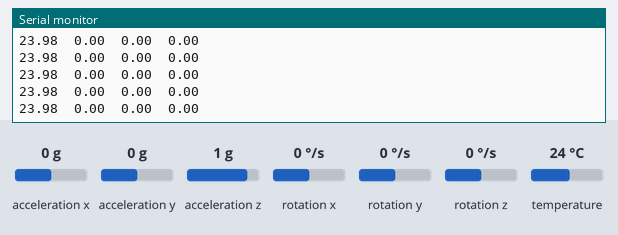
This sketch was run on a simulated Arduino Uno, built with avr-gcc and run on an emulated ATmega328P. On the bench: the last lines printed to the serial monitor. Wiring (inferred from the names in the program): MPU-6050 motion sensor at I2C address 0x68. The test bench sets the inputs (shaded band); at power-on: acceleration x 0 g, rotation x 0 °/s, acceleration y 0 g, acceleration z 1 g, rotation y 0 °/s, rotation z 0 °/s, temperature 24 °C.

Above: at 10.5 s.
10.6 s: acceleration x set to -0.8 g
At 11.6 s:
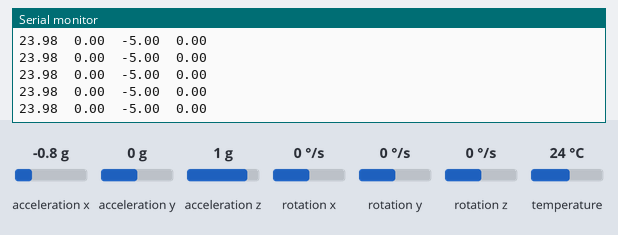
13.6 s: rotation x set to -192 °/s
At 14.7 s:
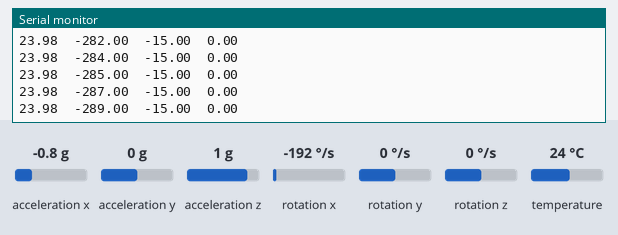
16.6 s: acceleration y set to -1.4 g
At 17.1 s:
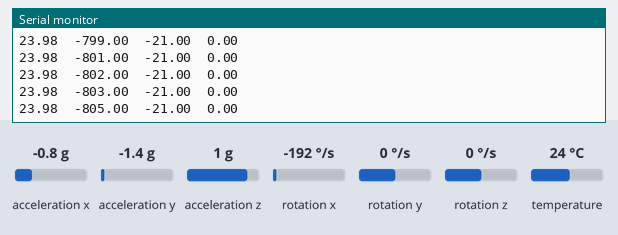
18.1 s: acceleration z set to -1.4 g
At 19.2 s:
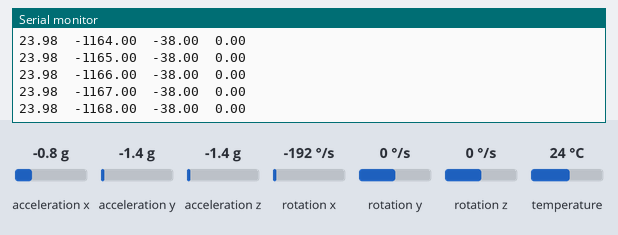
Timing chart, 0 to 20.6 s (numbered marks = the images above; inputs shaded):
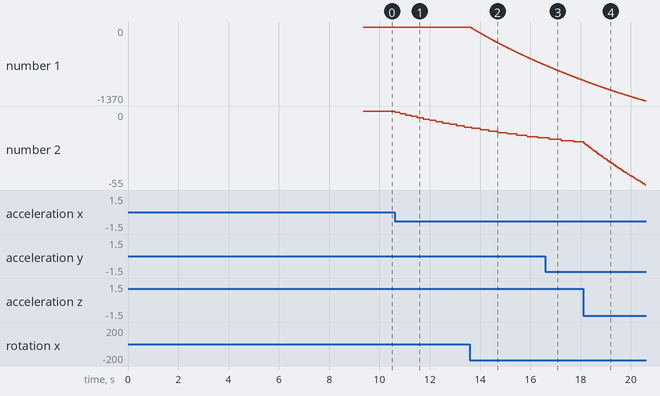

The sketch:

mpu6050_500dps.ino
```cpp
#include<Wire.h>
#include<MsTimer2.h>

//レジスタアドレス
#define MPU6050_ADDR         0x68 // MPU-6050 device address
#define MPU6050_SMPLRT_DIV   0x19 // MPU-6050 register address
#define MPU6050_CONFIG       0x1a
#define MPU6050_GYRO_CONFIG  0x1b
#define MPU6050_ACCEL_CONFIG 0x1c
#define MPU6050_ACCEL_XOUT_H 0x3b
#define MPU6050_ACCEL_XOUT_L 0x3c
#define MPU6050_ACCEL_YOUT_H 0x3d
#define MPU6050_ACCEL_YOUT_L 0x3e
#define MPU6050_ACCEL_ZOUT_H 0x3f
#define MPU6050_ACCEL_ZOUT_L 0x40
#define MPU6050_GYRO_XOUT_H  0x43
#define MPU6050_GYRO_XOUT_L  0x44
#define MPU6050_GYRO_YOUT_H  0x45
#define MPU6050_GYRO_YOUT_L  0x46
#define MPU6050_GYRO_ZOUT_H  0x47
#define MPU6050_GYRO_ZOUT_L  0x48
#define MPU6050_TEMP_H 0x41
#define MPU6050_TEMP_L 0x42
#define MPU6050_PWR_MGMT_1   0x6b
#define MPU6050_WHO_AM_I     0x75

//============グローバル変数宣言=================================================

float dt = 0.01;  //単位s センサからの値読み取りの間隔。（積分、相補フィルターのため）
bool dataUpdate = false;  //間隔dt秒ごとに実行するためのスイッチ
float offsetZ = 0, offsetX = 0, offsetY = 0;
float comple_angle_x[2] = {0}, comple_angle_y[2] = {0}, comple_angle_z[2] = {0};
float gyro_angle_x = 0, gyro_angle_y = 0, gyro_angle_z = 0;

//===============================================================================

void writeMPU6050(byte reg, byte data) {
  Wire.beginTransmission(MPU6050_ADDR); //MPU6050、こんにちは～
  Wire.write(reg);  //住所 : reg に～
  Wire.write(data);  // "data" って書き込んでくれ～
  Wire.endTransmission();  //ありがとう、それじゃあまた明日～
}

byte readMPU6050(byte reg) {
  Wire.beginTransmission(MPU6050_ADDR);  //MPU6050、こんにちは～
  Wire.write(reg);  //読み込みたいから、、住所 : reg 開いといて～
  Wire.endTransmission(false);  //え？ちょっと待てって？了解、退席します～
  Wire.requestFrom(MPU6050_ADDR, 1/*length*/, false); //用意できたかい！
  byte data =  Wire.read();  //よし、じゃあさっきの住所に入ってるデータ頂戴～
  Wire.endTransmission(true);  //ありがとう、それじゃあまた明日～
  return data;
}

//MsTimerを使いこの関数をdt秒ごとに呼び出す！
void update_(){
  dataUpdate = true;
}

void setup() {
  // put your setup code here, to run once:
  Serial.begin(115200);

  pinMode(2, INPUT);

  // 加速度/ジャイロセンサーの初期化。

  Wire.begin();
  TWBR = 12;
  //正常に接続されているかの確認
  if (readMPU6050(MPU6050_WHO_AM_I) != 0x68) {
    Serial.println("\nWHO_AM_I error.");
    while (true) ;
  }

  //設定を書き込む
  writeMPU6050(MPU6050_SMPLRT_DIV, 0x07);   // sample rate: 8kHz/(7+1) = 1kHz
  writeMPU6050(MPU6050_CONFIG, 0x00);       // disable DLPF, gyro output rate = 8kHz
  writeMPU6050(MPU6050_GYRO_CONFIG, 0x08);  // gyro range: ±500dps
  writeMPU6050(MPU6050_ACCEL_CONFIG, 0x00); // accel range: ±2g
  writeMPU6050(MPU6050_PWR_MGMT_1, 0x01);   // disable sleep mode, PLL with X gyro
  delay(2000);

  float aax, aay, aaz, ax, ay, az, counter = 0;

  //静止状態であることを確認
  do{

  aax = (readMPU6050(MPU6050_ACCEL_XOUT_H) << 8) | readMPU6050(MPU6050_ACCEL_XOUT_L);
  aay = (readMPU6050(MPU6050_ACCEL_YOUT_H) << 8) | readMPU6050(MPU6050_ACCEL_YOUT_L);
  aaz = (readMPU6050(MPU6050_ACCEL_ZOUT_H) << 8) | readMPU6050(MPU6050_ACCEL_ZOUT_L);

  ax = aax / 16384.0;
  ay = aay / 16384.0;
  az = aaz / 16384.0;
  counter += 1;

  //百回読み込んでも静止状態と判断できなければ諦める。
  if(counter > 100){
    Serial.println("Can not confirm the stationary state.");
    break;
  }
  }  //三軸の加速度を全て足して約1Gならば静止状態と言える。
  while(abs(1 - (ax + ay + az)) > 0.5);

  if(counter <= 100){
    Serial.println("Confirm stationary state!");
    delay(1000);
    Serial.println("Calculate calibration...");
    Serial.println("Please wait... Don't touch sensor...");

    for(int i = 0; i < 3000; i++){
      float raw_gyro_x = (readMPU6050(MPU6050_GYRO_XOUT_H) << 8) | readMPU6050(MPU6050_GYRO_XOUT_L);
      float raw_gyro_y = (readMPU6050(MPU6050_GYRO_YOUT_H) << 8) | readMPU6050(MPU6050_GYRO_YOUT_L);
      float raw_gyro_z = (readMPU6050(MPU6050_GYRO_ZOUT_H) << 8) | readMPU6050(MPU6050_GYRO_ZOUT_L);
      offsetX += raw_gyro_x / 65.5;
      offsetY += raw_gyro_y / 65.5;
      offsetZ += raw_gyro_z / 65.5;
    }
    offsetX /= 3000;
    offsetY /= 3000;
    offsetZ /= 3000;
    Serial.print("Success!  offset : ");
    Serial.print(offsetX);
    Serial.print("\t");
    Serial.print(offsetY);
    Serial.print("\t");
    Serial.print(offsetZ);
  }
  Serial.println("Launch program...");
  delay(2000);

  MsTimer2::set(dt, update_);
  MsTimer2::start();

}

void loop() {
  if(dataUpdate){
    dataUpdate = false;

//================================温度=========================================
    //温度を読み込み
    float rawTemp = (readMPU6050(MPU6050_TEMP_H) << 8) | readMPU6050(MPU6050_TEMP_L);
    float temp = (rawTemp + 12412.0) / 340.0;
//=============================================================================

//=======================================加速度================================
    //加速度を読み込み
    float raw_acc_x = (readMPU6050(MPU6050_ACCEL_XOUT_H) << 8) | readMPU6050(MPU6050_ACCEL_XOUT_L);
    float raw_acc_y = (readMPU6050(MPU6050_ACCEL_YOUT_H) << 8) | readMPU6050(MPU6050_ACCEL_YOUT_L);
    float raw_acc_z = (readMPU6050(MPU6050_ACCEL_ZOUT_H) << 8) | readMPU6050(MPU6050_ACCEL_ZOUT_L);
    //単位Gへ変換
    float acc_x = raw_acc_x / 16384.0;
    float acc_y = raw_acc_y / 16384.0;
    float acc_z = raw_acc_z / 16384.0;
    //加速度センサーから角度を算出
    float acc_angle_x = atan2(acc_x, acc_z) * 360 / 2.0 / PI;
    float acc_angle_y = atan2(acc_y, acc_z) * 360 / 2.0 / PI;
//=============================================================================


//============================ジャイロセンサー=================================
    //角速度を読み込み
    float raw_gyro_x = (readMPU6050(MPU6050_GYRO_XOUT_H) << 8) | readMPU6050(MPU6050_GYRO_XOUT_L);
    float raw_gyro_y = (readMPU6050(MPU6050_GYRO_YOUT_H) << 8) | readMPU6050(MPU6050_GYRO_YOUT_L);
    float raw_gyro_z = (readMPU6050(MPU6050_GYRO_ZOUT_H) << 8) | readMPU6050(MPU6050_GYRO_ZOUT_L);
    //単位dps (degree per second)へ変換
    float dpsX = raw_gyro_x / 65.5; // LSB sensitivity: 65.5 LSB/dps @ ±500dps
    float dpsY = raw_gyro_y / 65.5;
    float dpsZ = raw_gyro_z / 65.5;
    //ジャイロセンサーから角度を算出(数値積分)
    gyro_angle_x += (dpsX - offsetX) * dt;
    gyro_angle_y += (dpsY - offsetY) * dt;
    gyro_angle_z += (dpsZ - offsetZ) * dt;

//==============================================================================

//=========================相補フィルター=======================================
    //係数
    float k = 0.98;

      comple_angle_x[1] = k * (comple_angle_x[0] + dpsY * dt) + ((1 - k) * acc_angle_x * -1);


//        comple_angle_y[1] = k * (comple_angle_y[0] + dpsX * dt) + (1 - k) * acc_angle_y;
        comple_angle_z[1] = 0.3 * comple_angle_z[0] + 0.7 * (comple_angle_z[0] + dpsZ * dt);

//==============================================================================
comple_angle_y[1] = 0.7 * comple_angle_y[0] + 0.3 * gyro_angle_y;

gyro_angle_x = 0.9992 * gyro_angle_x + 0.0008 * acc_angle_y;
gyro_angle_y = 0.9992 * gyro_angle_y + 0.0008 * acc_angle_x;

//=========================シリアル通信=========================================
    Serial.print(temp);
    Serial.print("\t");
    Serial.print(floor(gyro_angle_x));
    Serial.print("\t");
    Serial.print(floor(gyro_angle_y));
    Serial.print("\t");
    Serial.println(floor(gyro_angle_z));
//==============================================================================

//========================相補フィルターその２==================================
    comple_angle_x[0] = comple_angle_x[1];
    comple_angle_y[0] = comple_angle_y[1];
    comple_angle_z[0] = comple_angle_z[1];
//==============================================================================

  }

}
```

Measured:
- after the input at 10.6 s, the serial monitor: prints a new line at once (image 1)
- after the input at 13.6 s, the serial monitor: prints a new line at once (image 2)
- plotted number 1: 0 → -707 after the input at 13.6 s
- plotted number 2: 0 → -12 after the input at 10.6 s
